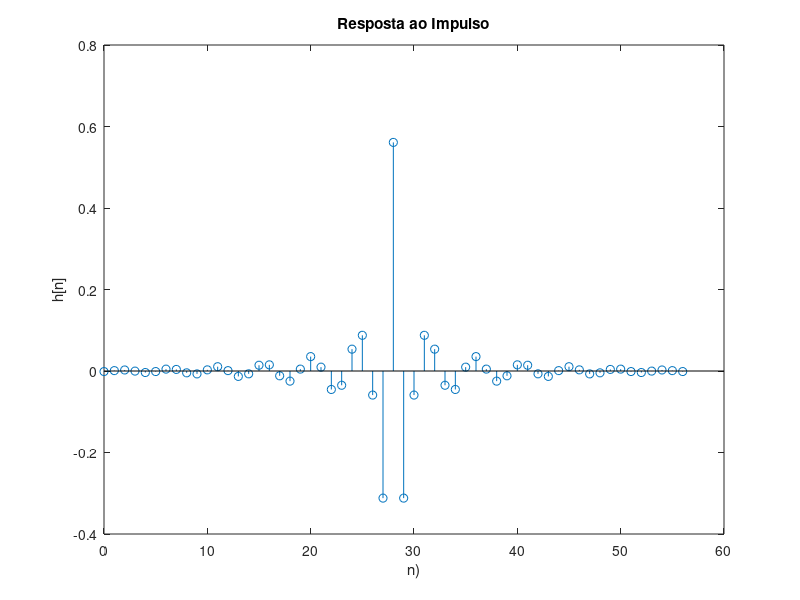
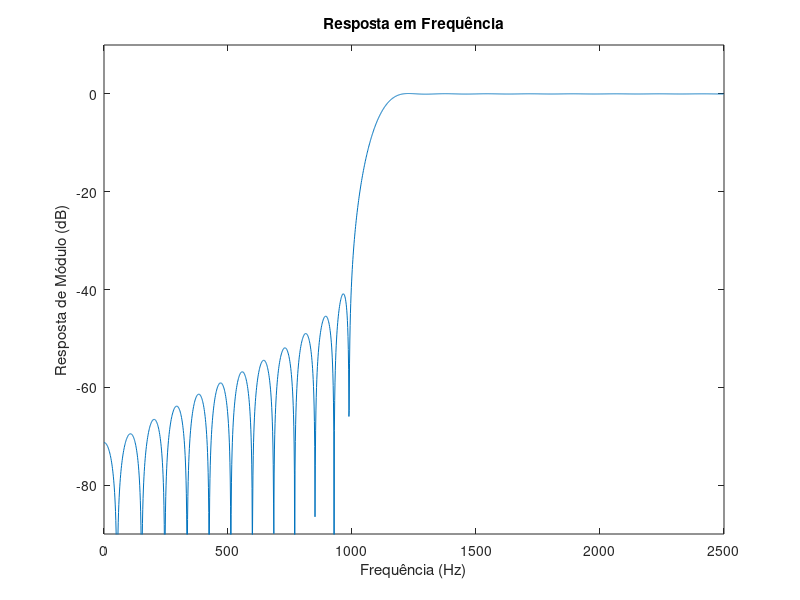

Reproduce these figures in MATLAB, in order.
# 2. Projete um filtro que satisfaça as especificações a seguir, usando a janela de Kaiser:
# • Ap = 1,0 dB
# • Ar = 40 dB
# • Ωr = 1000 rad/s
# • Ωp = 1200 rad/s
# • Ωs = 5000 rad/s 

clear all;
pkg load signal;

Ap = 1;
Ar = 40;
Omega_r = 1000;
Omega_p = 1200;
Omega_s = 5000;

delta_p = (10^(0.05*Ap) - 1)/(10^(0.05*Ap) + 1);
delta_r = 10^(-0.05*Ar);

F = [Omega_r Omega_p];
A = [0 1];

ripples = [delta_r  delta_p];

[M,Wn,beta,FILTYPE] = kaiserord(F,A,ripples,Omega_s);

kaiser_win = kaiser(M+1,beta);
h = fir1(M,Wn,FILTYPE,kaiser_win,'noscale');

figure(1)
stem(0:M,h)
ylabel('h[n]');
xlabel('n)');
title('Resposta ao Impulso');
[H,w]=freqz(h,1,2048,Omega_s);

figure(2)
plot(w,20*log10(abs(H)))
axis([0 Omega_s/2 -90 10])
ylabel('Resposta de Módulo (dB)');
xlabel('Frequência (Hz)');
title('Resposta em Frequência');